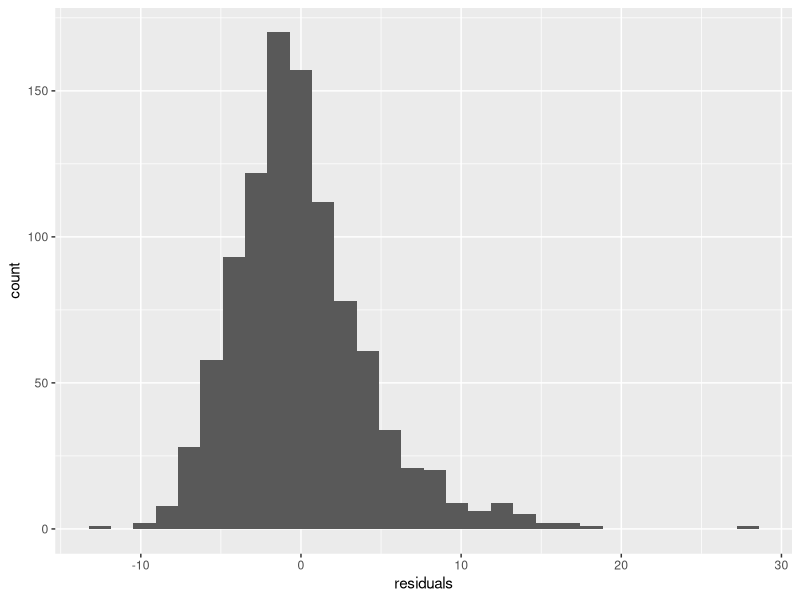
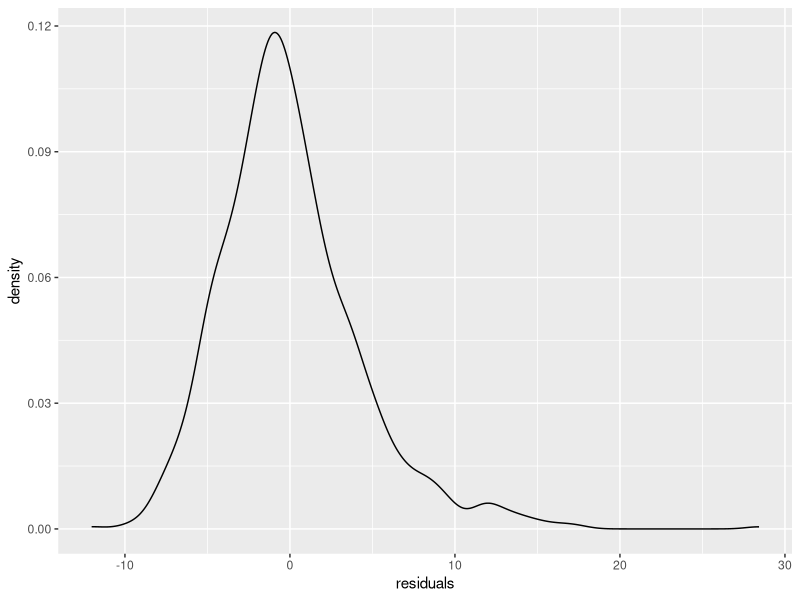

Source code (R) for these figures, in order:
## ---- chunk 1
knitr::opts_chunk$set(echo = TRUE)
solution = F
## ---- chunk 2
# Load tidyverse package
library("tidyverse")

## ---- chunk 3
# Load the dataset
SSRC_data <- read.csv("SSRC_data.csv")

## ---- chunk 4
# Check out the dataset
str(SSRC_data)

## ---- chunk 5
# Transform into factor variables 
SSRC_data <- mutate(SSRC_data, gender = as.factor(gender),
                               education_level = as.factor(education_level),
                               physical_activity_level = as.factor(physical_activity_level))

# Order education_level and physical_activity_level in a reasonable way
SSRC_data <- SSRC_data %>% 
              mutate(education_level = fct_relevel(education_level, c("low", "medium", "high"))) %>% 
              mutate(physical_activity_level = fct_relevel(physical_activity_level, c("low", "medium", "high")))

# Check whether it worked out
levels(SSRC_data$education_level)
levels(SSRC_data$physical_activity_level)

## ---- chunk 6
# Estimate the model
lm_mod_restricted <- lm(bmi ~ age , data = SSRC_data)

# Check out model results
summary(lm_mod_restricted) 

## ---- chunk 7

# Estimate the model
lm_mod_full <- lm(bmi ~ age + gender + education_level + physical_activity_level, data = SSRC_data)

# Check out model results
summary(lm_mod_full) 

## ---- chunk 8
# Add fitted bmi values to SSRC dataset
SSRC_data$bmi_fitted <- lm_mod_full$fitted.values

# Check out whether it worked
str(SSRC_data)

## ---- chunk 9
# Calculate residuals
SSRC_data <- mutate(SSRC_data, residuals = bmi - bmi_fitted)

# Check out whether it worked
str(SSRC_data)

## ---- chunk 10
# Histogram
ggplot(data = SSRC_data) +
  geom_histogram(mapping = aes(x = residuals))

# Density Plot
ggplot(data = SSRC_data) +
  geom_density(mapping = aes(x = residuals))

## ---- chunk 11
# Create data frame 
SSRC_data_new <- data.frame(age = c(28, 59),
                            gender = c("female", "male"),
                            education_level = c("high", "medium"),
                            physical_activity_level = c("high", "low"))

## ---- chunk 12
# Predict bmi for new observations
predict(object = lm_mod_full,
        newdata = SSRC_data_new)

## ---- chunk 13
# Extract coefficient from the full model
matrix_coef_full <- summary(lm_mod_full)$coefficients
age_coef_full <- matrix_coef_full[2,1]

# Extract coefficient from the restricted model
matrix_coef_restricted <- summary(lm_mod_restricted)$coefficients
age_coef_restricted <- matrix_coef_restricted[2,1]

# Create data frame
age_coefficients <- data.frame(full_model = c(age_coef_full),
                               restricted_model = c(age_coef_restricted))

# Check out the created data frame
age_coefficients

## ---- chunk 14
# Create obesity indicator
SSRC_data <- mutate(SSRC_data, obesity = ifelse(bmi >= 30, 1, 0))
## ---- chunk 15
# Fit logistic regression model
logit_mod <- glm(obesity ~ age  + gender + education_level + physical_activity_level, 
                 data = SSRC_data, 
                 family = binomial)

# Check out the results
summary(logit_mod)
## ---- chunk 16
# Calculate the obesity probability for the two new observations
predict(object = logit_mod,
        newdata = SSRC_data_new,
        type = "response")
